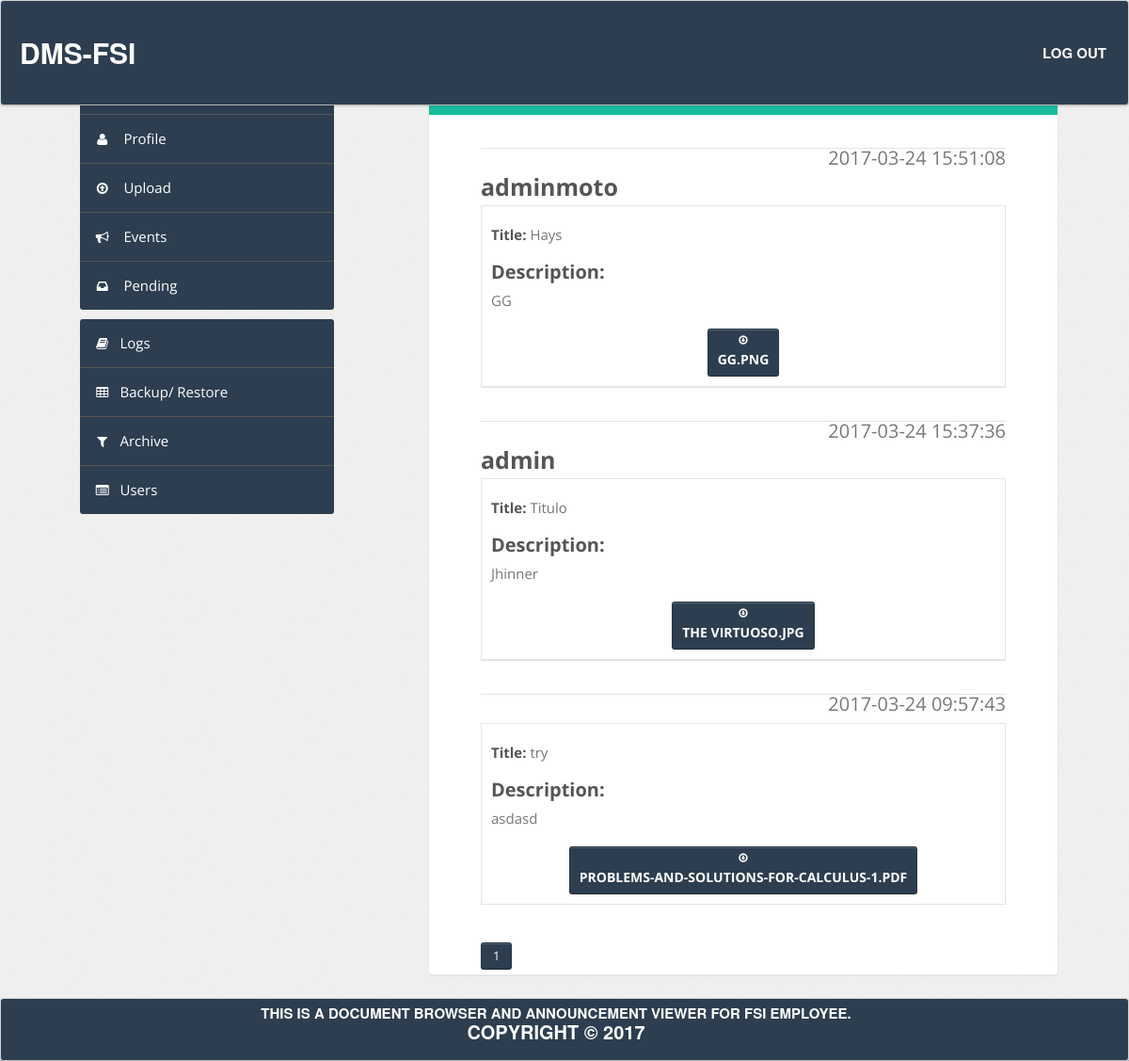
Screenshot of /user_management/admin/home.php?page=1 (signed in) with the database file from the repository.
### tables this page shows
CREATE TABLE IF NOT EXISTS `documents` (
  `id` int(11) NOT NULL,
  `name` varchar(100) NOT NULL,
  `path` varchar(400) NOT NULL,
  `page` varchar(3) NOT NULL,
  `description` varchar(500) NOT NULL,
  `date` datetime NOT NULL,
  `ODG_ID` int(2) NOT NULL DEFAULT '0',
  `CIRSS_ID` int(2) NOT NULL DEFAULT '0',
  `CPRSD_ID` int(2) NOT NULL DEFAULT '0',
  `AFSD_ID` int(2) NOT NULL DEFAULT '0',
  `SECTION_ID` int(2) NOT NULL,
  `fileName` varchar(100) NOT NULL,
  `adm_aprvl` int(1) NOT NULL,
  `user` varchar(100) NOT NULL
);

### user_management/admin/homedata.php (the view, shortened to what this page needs)
<?php
	include('inc/db3.php');
	$page = $_GET["page"];
	if($page=="" || $page=="1")
	{
		$page1=0;
	}
	else
	{
		$page1=($page*5)-5;
	}
	$sql3 = "SELECT * FROM documents where page='2'  order by date desc limit $page1,5";
	$sql33 = "SELECT * FROM documents where page='2' AND adm_aprvl='1' order by date desc ";
	$res3 = mysqli_query($con3,$sql3);
?>
<?php
	include('inc/db2.php');
	$sql2 = "SELECT * FROM admin WHERE user_id='".$_SESSION['user_id']."'";
	$res2 = mysqli_query($con2,$sql2);
?>
<?php
						while($row2 = mysqli_fetch_array($res2))
						{
							$sec_id         =$row2['SECTION_ID'];
							$odg			=$row2['ODG_ID'];
							while($row3 = mysqli_fetch_array($res3)){
								$user     			=$row3['user'];
								$upload_name        =$row3['name'];
								$file_name			=$row3['fileName'];
								$description		=$row3['description'];
								$doc_sec_id			=$row3['SECTION_ID'];
								$page          	    =$row3['page'];
								$path				=$row3['path'];
								$doc_odg			=$row3['ODG_ID'];
								$aprvl				=$row3['adm_aprvl'];
								$date				=$row3['date'];
								if(($page == 2) && (($sec_id == $doc_sec_id) ||($sec_id == 1)) && ($aprvl== 1)){
									if(($odg == 1)&&($doc_odg== 1)){
								echo "
									<div class='media stream'>
									<div class='stream-list'>
									<div class='media-body'>";
								echo  "<p align='right'>
									".$date." <br></p><p style='font-size:25px'>" ,"<strong>".$user."<div  style='width:inherit;height:inherit;border:1px solid #E5E5E5; margin: 0 px 0px -10px; padding: 10px;'></strong></p><strong>Title:  </strong>"
									.$upload_name ."
									<p></br><strong>Description:</strong></p>"
									,"
									<div class='stream-text'>". $description . "
									</div></br>
								<div class='stream-options'><center>
												<a href='download_file.php?dow=$path' class='btn btn-small' >
													<i class='icon-download shaded'></i>
													<h6 class='stream-author'>".$file_name."</h6>
												</a></center>";
								echo "</div></div></div></div></div>";
								}
								}
							}
					}
					$res9 = mysqli_query($con3,$sql33);
					$cou = mysqli_num_rows($res9);
					$a = $cou/5;
					$a = ceil($a);
					echo "<br>";echo "<br>";
						for($b=1;$b<=$a;$b++)
						{
							?><a href="home.php?page=<?php echo $b; ?>"style="color:#fff; size:10px; margin-bottom:5px;"class="btn"><?php echo $b." "; ?></a> <?php
						}
?>

### assets/css/freelancer.css (style rules this page uses)
body { overflow-x: hidden; }
p { font-size: 20px; }
a, a:hover, a:focus, a:active, a.active { outline: 0; color: #18bc9c; }
h1, h2, h3, h4, h5, h6 { text-transform: uppercase; font-family: Montserrat,"Helvetica Neue",Helvetica,Arial,sans-serif; font-weight: 700; }

### assets/css/theme.css (style rules this page uses)
body { font-size: 15px; font-family: 'Open Sans', Arial, sans-serif; background: #fff; color: #777 }
h1, h3, h4, h5, h6 { color: #fff; margin-top: 0 }
h6 { font-size: 11px }
strong, b { color: #555 }
body [class^="icon-"], body [class*=" icon-"] { font-size: 14px; line-height: 20px; height: 20px }
.shaded { color: fff; }
.btn, .btn-box { -webkit-border-radius: 3px; -moz-border-radius: 3px; border-radius: 3px }
.btn [class^="icon-"], .btn-box [class^="icon-"], .btn [class*=" icon-"], .btn-box [class*=" icon-"] { min-width: 16px; text-align: center; display: inline-block!important }
.btn { font-size: 13px; font-weight: 600 }
.btn.btn-mini, .btn.btn-small { font-size: 11px }
.btn { display: inline-block; margin-bottom: 0; font-weight: 400; text-align: center; vertical-align: middle; cursor: pointer; background: #2C3E50; font-size: 13px; line-height: 1.42857; -webkit-user-select: none; -moz-user-select: none; -ms-user-select: none; user-select: none; }
.stream-list { border-top: 1px solid #e5e5e5; margin: 20px -15px -15px }
.stream { padding: 15px 15px }
.stream+.stream { border-top: 1px solid #e5e5e5; margin-top: 0 }
.stream-author { font-size: 14px; margin: 0 0 5px }
.stream-options a [class^="icon-"], .stream-options a [class*=" icon-"] { font-size: 11px!important }

### rows the page displays
documents: date "2017-03-24 15:51:08", user "adminmoto", name "Hays", description "GG", fileName "GG.PNG"
documents: date "2017-03-24 15:37:36", user "admin", name "Titulo", description "Jhinner", fileName "THE VIRTUOSO.JPG"
documents: date "2017-03-24 09:57:43", name "try", description "asdasd", fileName "PROBLEMS-AND-SOLUTIONS-FOR-CALCULUS-1.PDF"

### other values shown
$descfoot "THIS IS A DOCUMENT BROWSER AND ANNOUNCEMENT VIEWER FOR FSI EMPLOYEE."
$cp "COPYRIGHT"
